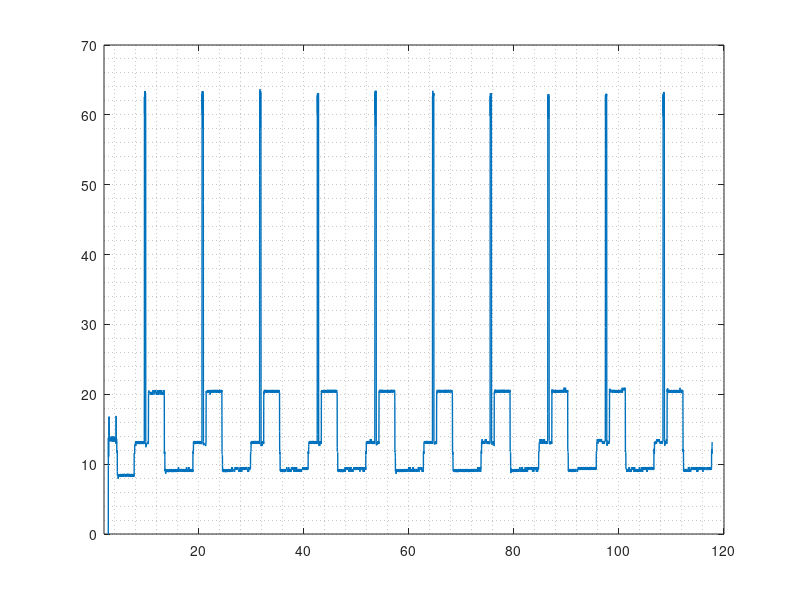

Here is the MATLAB script that generated this plot: (Note: this script raises an error after producing the figure.)
clear;clc;close all;

load current_data.mat

figure
plot(Times_0,Current_0*1000,'lineWidth',1)
hold on; grid minor; xlim([2 120]); ylim([0 70])
ax = gca; ax.FontSize = 16 %
plot(Times_2,Current_2*1000,'lineWidth',1)
plot(Times_3,Current_3*1000,'lineWidth',1)
xlabel('Time, s','fontSize',18);
ylabel('Current, mA','fontSize',18);
title('Satellite beacon shortened cycle current for default RadioHead radio settings','fontSize',24);
legend ('(0) - Bw125Cr45Sf128','(2) - Bw31.25Cr48Sf512','(3) - Bw125Cr48Sf4096','fontSize',12);
